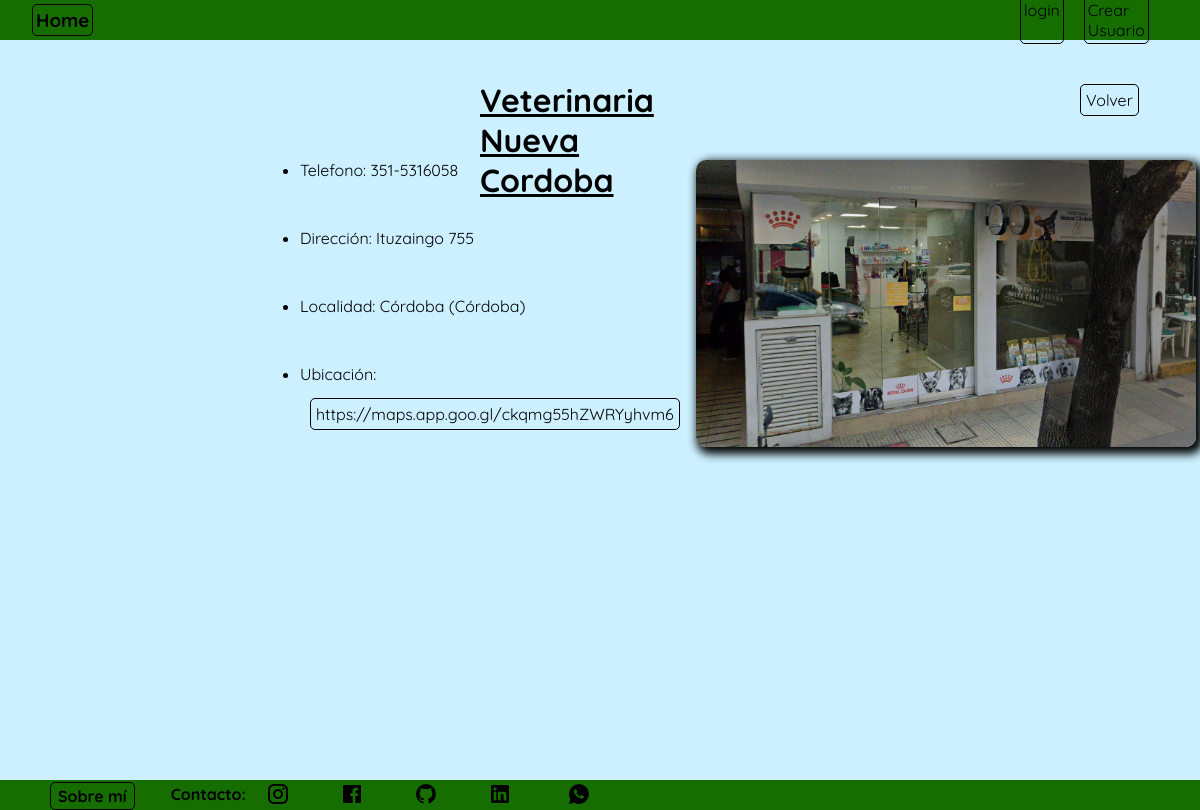
The page /comunidad/comunidad/veterinarias/detail/1 on the database its author committed.
### comunidad/models.py (models this page shows, shortened)
class Veterinarias(models.Model):
    nombre = models.CharField(max_length=100)
    telefono = models.CharField(max_length=15, verbose_name='teléfono')
    direccion = models.CharField(max_length=150, verbose_name='dirección')
    localidad = models.ForeignKey(Localidad, on_delete=models.SET_NULL, null=True,blank=True)
    ubicacion = models.CharField(max_length=250, null=True,blank=True, verbose_name='ubicación')
    foto_referencia = models.ImageField(upload_to='fotos',null=True,blank=True)
    descripcion = models.TextField(null=True,blank=True, verbose_name='descripción')
    class Meta:
        verbose_name = 'Veterinaria'
        verbose_name_plural = 'Veterinarias'

class Localidad(models.Model):
    localidad = models.CharField(max_length=100)
    provincia = models.CharField(max_length=100)
    def __str__(self):
        return f'{self.localidad} ({self.provincia})'
    class Meta:
        verbose_name = 'Localidad'
        verbose_name_plural = 'Localidades'

### comunidad/views.py (the view)
# urls.py: path('comunidad/veterinarias/detail/<int:pk>', VeterinariasDetail.as_view(), name='veterinarias_detail'),
class VeterinariasDetail(DetailView):
    model = Veterinarias

### comunidad/templates/comunidad/veterinarias_detail.html (shortened to what this page needs)
{% extends 'core/base.html' %}
{% load static %}
{% block content %}
    <nav class="navbar">
        <div class="titulo">
            <h3><a href="{% url 'core:index' %}" class="link">Home</a></h3>
        </div>
        <div class="login">
            {% if user.is_authenticated %}
            <form action="{% url 'login:logout' %}" method="post">
                {% csrf_token %}
                <button type="submit" class="logout">Logout</button>
            </form>
            {% else %}
                <a href="{% url 'login:index' %}" class="link">login</a>
                <a href="{% url 'login:singup' %}" class="link">Crear Usuario</a>
            {% endif %}
        </div>
    </nav>
    <main class="contenedor">
        <div class="titulo_detalle_control">
            <h1>{{ object.nombre }}</h1>
        </div>
        <ul class="contenedor_detalle">
            <div class="detalle">
                <li>Telefono: {{ object.telefono }}</li>
                <li>Dirección: {{ object.direccion }}</li>
                <li>Localidad: {{ object.localidad }}</li>
                {% if object.ubicacion %}
                <li>Ubicación: <br><br><a href="{{ object.ubicacion }}" target="_blank" rel="noopener noreferrer" class="url_tipcuriosidad">{{ object.ubicacion }}</a></li>
                {% endif %}
            </div>
            {% if object.foto_referencia %}
                <img src="{{ object.foto_referencia.url }}" alt="Foto de {{ object.nombre }}" width="" height="" class="imagen_detalle">
            {% endif %}
        </ul>
        <div class="volver_mascota_contenedor">
            <a href="{% url 'comunidad:veterinarias_list' %}" class="volver_mascota">Volver</a>
        </div>
    </main>
        {% endblock content %}

### core/static/css/style.css (style rules this page uses)
* { padding: 0; margin: 0; font-family: "Quicksand", sans-serif; }
.contenedor { display: grid; grid-template-columns: repeat(20, 5vw); grid-template-rows: repeat(18, 5vh); min-height: 92.54vh; background-color: rgb(204, 240, 255); width: 100vw; }
.navbar { display: grid; grid-template-columns: repeat(20, 5vw); grid-template-rows: 40px; width: 100vw; background-color: rgb(22, 110, 0); align-items: center; }
.link { text-decoration: none; color: black; transition-duration: .3s; border: 1px solid black; border-radius: 5px; padding: 3px; }
.login { grid-column-start: 18; grid-column-end: 20; display: flex; gap: 20px; }
.titulo { display: flex; gap: 2rem; align-items: center; margin-left: 2rem; }
.volver_mascota_contenedor { grid-column-start: 19; grid-row-start: 2; align-content: center; }
.volver_mascota { text-decoration: none; color: black; border: 1px solid black; border-radius: 5px; padding: 5px; transition-duration: .2s; }
.titulo_detalle_control { grid-column-start: 9; grid-column-end: 12; grid-row-start: 2; text-decoration: underline black; }
.contenedor_detalle { display: grid; grid-template-rows: repeat(5, 1fr); gap: 1rem; grid-column-start: 6; grid-column-end: 16; grid-row-start: 4; }
.detalle { display: flex; flex-flow: column; row-gap: 3rem; grid-column-start: 1; }
.imagen_detalle { width: 500px; border-radius: 10px; grid-column-start: 2; grid-row-start: 1; box-shadow: 4px 4px 10px 3px black; }
.url_tipcuriosidad { text-decoration: none; color: black; border: 1px solid black ; border-radius: 5px; padding: 5px; margin-left: 10px; transition-duration: .2s; }

### rows shown on the page
Veterinarias: nombre "Veterinaria Nueva Cordoba", telefono "351-5316058", direccion "Ituzaingo 755", localidad "Córdoba (Córdoba)", ubicacion "https://maps.app.goo.gl/ckqmg55hZWRYyhvm6", foto_referencia (picture)
